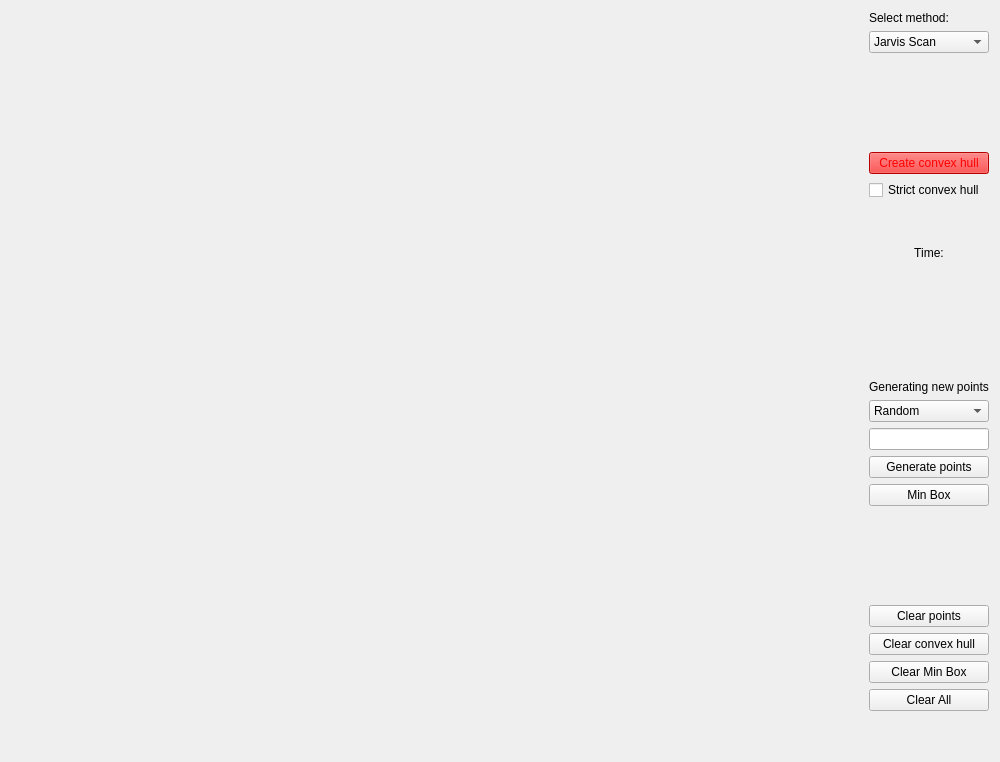
<?xml version="1.0" encoding="UTF-8"?>
<ui version="4.0">
 <class>Widget</class>
 <widget class="QWidget" name="Widget">
  <property name="geometry">
   <rect>
    <x>0</x>
    <y>0</y>
    <width>1000</width>
    <height>762</height>
   </rect>
  </property>
  <property name="windowTitle">
   <string>Convex hull</string>
  </property>
  <layout class="QHBoxLayout" name="horizontalLayout">
   <item>
    <widget class="Draw" name="Canvas" native="true">
     <property name="sizePolicy">
      <sizepolicy hsizetype="Preferred" vsizetype="Preferred">
       <horstretch>1</horstretch>
       <verstretch>1</verstretch>
      </sizepolicy>
     </property>
    </widget>
   </item>
   <item>
    <layout class="QVBoxLayout" name="verticalLayout">
     <item>
      <widget class="QLabel" name="label">
       <property name="text">
        <string>Select method:</string>
       </property>
      </widget>
     </item>
     <item>
      <widget class="QComboBox" name="comboBox">
       <item>
        <property name="text">
         <string>Jarvis Scan</string>
        </property>
       </item>
       <item>
        <property name="text">
         <string>Quick Hull</string>
        </property>
       </item>
       <item>
        <property name="text">
         <string>Sweep Line</string>
        </property>
       </item>
       <item>
        <property name="text">
         <string>Graham Scan</string>
        </property>
       </item>
      </widget>
     </item>
     <item>
      <spacer name="verticalSpacer">
       <property name="orientation">
        <enum>Qt::Vertical</enum>
       </property>
       <property name="sizeHint" stdset="0">
        <size>
         <width>20</width>
         <height>40</height>
        </size>
       </property>
      </spacer>
     </item>
     <item>
      <widget class="QPushButton" name="pushButton">
       <property name="enabled">
        <bool>true</bool>
       </property>
       <property name="palette">
        <palette>
         <active>
          <colorrole role="WindowText">
           <brush brushstyle="SolidPattern">
            <color alpha="255">
             <red>255</red>
             <green>0</green>
             <blue>0</blue>
            </color>
           </brush>
          </colorrole>
          <colorrole role="Button">
           <brush brushstyle="SolidPattern">
            <color alpha="255">
             <red>255</red>
             <green>0</green>
             <blue>0</blue>
            </color>
           </brush>
          </colorrole>
          <colorrole role="Light">
           <brush brushstyle="SolidPattern">
            <color alpha="255">
             <red>255</red>
             <green>127</green>
             <blue>127</blue>
            </color>
           </brush>
          </colorrole>
          <colorrole role="Midlight">
           <brush brushstyle="SolidPattern">
            <color alpha="255">
             <red>255</red>
             <green>63</green>
             <blue>63</blue>
            </color>
           </brush>
          </colorrole>
          <colorrole role="Dark">
           <brush brushstyle="SolidPattern">
            <color alpha="255">
             <red>127</red>
             <green>0</green>
             <blue>0</blue>
            </color>
           </brush>
          </colorrole>
          <colorrole role="Mid">
           <brush brushstyle="SolidPattern">
            <color alpha="255">
             <red>170</red>
             <green>0</green>
             <blue>0</blue>
            </color>
           </brush>
          </colorrole>
          <colorrole role="Text">
           <brush brushstyle="SolidPattern">
            <color alpha="255">
             <red>255</red>
             <green>0</green>
             <blue>0</blue>
            </color>
           </brush>
          </colorrole>
          <colorrole role="BrightText">
           <brush brushstyle="SolidPattern">
            <color alpha="255">
             <red>255</red>
             <green>0</green>
             <blue>0</blue>
            </color>
           </brush>
          </colorrole>
          <colorrole role="ButtonText">
           <brush brushstyle="SolidPattern">
            <color alpha="255">
             <red>255</red>
             <green>0</green>
             <blue>0</blue>
            </color>
           </brush>
          </colorrole>
          <colorrole role="Base">
           <brush brushstyle="SolidPattern">
            <color alpha="255">
             <red>255</red>
             <green>0</green>
             <blue>0</blue>
            </color>
           </brush>
          </colorrole>
          <colorrole role="Window">
           <brush brushstyle="SolidPattern">
            <color alpha="255">
             <red>255</red>
             <green>0</green>
             <blue>0</blue>
            </color>
           </brush>
          </colorrole>
          <colorrole role="Shadow">
           <brush brushstyle="SolidPattern">
            <color alpha="255">
             <red>255</red>
             <green>0</green>
             <blue>0</blue>
            </color>
           </brush>
          </colorrole>
          <colorrole role="Highlight">
           <brush brushstyle="SolidPattern">
            <color alpha="255">
             <red>255</red>
             <green>0</green>
             <blue>0</blue>
            </color>
           </brush>
          </colorrole>
          <colorrole role="HighlightedText">
           <brush brushstyle="SolidPattern">
            <color alpha="255">
             <red>255</red>
             <green>0</green>
             <blue>0</blue>
            </color>
           </brush>
          </colorrole>
          <colorrole role="Link">
           <brush brushstyle="SolidPattern">
            <color alpha="255">
             <red>255</red>
             <green>0</green>
             <blue>0</blue>
            </color>
           </brush>
          </colorrole>
          <colorrole role="LinkVisited">
           <brush brushstyle="SolidPattern">
            <color alpha="255">
             <red>255</red>
             <green>0</green>
             <blue>0</blue>
            </color>
           </brush>
          </colorrole>
          <colorrole role="AlternateBase">
           <brush brushstyle="SolidPattern">
            <color alpha="255">
             <red>255</red>
             <green>127</green>
             <blue>127</blue>
            </color>
           </brush>
          </colorrole>
          <colorrole role="NoRole">
           <brush brushstyle="SolidPattern">
            <color alpha="255">
             <red>255</red>
             <green>0</green>
             <blue>0</blue>
            </color>
           </brush>
          </colorrole>
          <colorrole role="ToolTipBase">
           <brush brushstyle="SolidPattern">
            <color alpha="255">
             <red>255</red>
             <green>0</green>
             <blue>0</blue>
            </color>
           </brush>
          </colorrole>
          <colorrole role="ToolTipText">
           <brush brushstyle="SolidPattern">
            <color alpha="255">
             <red>255</red>
             <green>0</green>
             <blue>0</blue>
            </color>
           </brush>
          </colorrole>
          <colorrole role="PlaceholderText">
           <brush brushstyle="SolidPattern">
            <color alpha="128">
             <red>255</red>
             <green>0</green>
             <blue>0</blue>
            </color>
           </brush>
          </colorrole>
         </active>
         <inactive>
          <colorrole role="WindowText">
           <brush brushstyle="SolidPattern">
            <color alpha="255">
             <red>255</red>
             <green>0</green>
             <blue>0</blue>
            </color>
           </brush>
          </colorrole>
          <colorrole role="Button">
           <brush brushstyle="SolidPattern">
            <color alpha="255">
             <red>255</red>
             <green>0</green>
             <blue>0</blue>
            </color>
           </brush>
          </colorrole>
          <colorrole role="Light">
           <brush brushstyle="SolidPattern">
            <color alpha="255">
             <red>255</red>
             <green>127</green>
             <blue>127</blue>
            </color>
           </brush>
          </colorrole>
          <colorrole role="Midlight">
           <brush brushstyle="SolidPattern">
            <color alpha="255">
             <red>255</red>
             <green>63</green>
             <blue>63</blue>
            </color>
           </brush>
          </colorrole>
          <colorrole role="Dark">
           <brush brushstyle="SolidPattern">
            <color alpha="255">
             <red>127</red>
             <green>0</green>
             <blue>0</blue>
            </color>
           </brush>
          </colorrole>
          <colorrole role="Mid">
           <brush brushstyle="SolidPattern">
            <color alpha="255">
             <red>170</red>
             <green>0</green>
             <blue>0</blue>
            </color>
           </brush>
          </colorrole>
          <colorrole role="Text">
           <brush brushstyle="SolidPattern">
            <color alpha="255">
             <red>255</red>
             <green>0</green>
             <blue>0</blue>
            </color>
           </brush>
          </colorrole>
          <colorrole role="BrightText">
           <brush brushstyle="SolidPattern">
            <color alpha="255">
             <red>255</red>
             <green>0</green>
             <blue>0</blue>
            </color>
           </brush>
          </colorrole>
          <colorrole role="ButtonText">
           <brush brushstyle="SolidPattern">
            <color alpha="255">
             <red>255</red>
             <green>0</green>
             <blue>0</blue>
            </color>
           </brush>
          </colorrole>
          <colorrole role="Base">
           <brush brushstyle="SolidPattern">
            <color alpha="255">
             <red>255</red>
             <green>0</green>
             <blue>0</blue>
            </color>
           </brush>
          </colorrole>
          <colorrole role="Window">
           <brush brushstyle="SolidPattern">
            <color alpha="255">
             <red>255</red>
             <green>0</green>
             <blue>0</blue>
            </color>
           </brush>
          </colorrole>
          <colorrole role="Shadow">
           <brush brushstyle="SolidPattern">
            <color alpha="255">
             <red>255</red>
             <green>0</green>
             <blue>0</blue>
            </color>
           </brush>
          </colorrole>
          <colorrole role="Highlight">
           <brush brushstyle="SolidPattern">
            <color alpha="255">
             <red>255</red>
             <green>0</green>
             <blue>0</blue>
            </color>
           </brush>
          </colorrole>
          <colorrole role="HighlightedText">
           <brush brushstyle="SolidPattern">
            <color alpha="255">
             <red>255</red>
             <green>0</green>
             <blue>0</blue>
            </color>
           </brush>
          </colorrole>
          <colorrole role="Link">
           <brush brushstyle="SolidPattern">
            <color alpha="255">
             <red>255</red>
             <green>0</green>
             <blue>0</blue>
            </color>
           </brush>
          </colorrole>
          <colorrole role="LinkVisited">
           <brush brushstyle="SolidPattern">
            <color alpha="255">
             <red>255</red>
             <green>0</green>
             <blue>0</blue>
            </color>
           </brush>
          </colorrole>
          <colorrole role="AlternateBase">
           <brush brushstyle="SolidPattern">
            <color alpha="255">
             <red>255</red>
             <green>127</green>
             <blue>127</blue>
            </color>
           </brush>
          </colorrole>
          <colorrole role="NoRole">
           <brush brushstyle="SolidPattern">
            <color alpha="255">
             <red>255</red>
             <green>0</green>
             <blue>0</blue>
            </color>
           </brush>
          </colorrole>
          <colorrole role="ToolTipBase">
           <brush brushstyle="SolidPattern">
            <color alpha="255">
             <red>255</red>
             <green>0</green>
             <blue>0</blue>
            </color>
           </brush>
          </colorrole>
          <colorrole role="ToolTipText">
           <brush brushstyle="SolidPattern">
            <color alpha="255">
             <red>255</red>
             <green>0</green>
             <blue>0</blue>
            </color>
           </brush>
          </colorrole>
          <colorrole role="PlaceholderText">
           <brush brushstyle="SolidPattern">
            <color alpha="128">
             <red>255</red>
             <green>0</green>
             <blue>0</blue>
            </color>
           </brush>
          </colorrole>
         </inactive>
         <disabled>
          <colorrole role="WindowText">
           <brush brushstyle="SolidPattern">
            <color alpha="255">
             <red>127</red>
             <green>0</green>
             <blue>0</blue>
            </color>
           </brush>
          </colorrole>
          <colorrole role="Button">
           <brush brushstyle="SolidPattern">
            <color alpha="255">
             <red>255</red>
             <green>0</green>
             <blue>0</blue>
            </color>
           </brush>
          </colorrole>
          <colorrole role="Light">
           <brush brushstyle="SolidPattern">
            <color alpha="255">
             <red>255</red>
             <green>127</green>
             <blue>127</blue>
            </color>
           </brush>
          </colorrole>
          <colorrole role="Midlight">
           <brush brushstyle="SolidPattern">
            <color alpha="255">
             <red>255</red>
             <green>63</green>
             <blue>63</blue>
            </color>
           </brush>
          </colorrole>
          <colorrole role="Dark">
           <brush brushstyle="SolidPattern">
            <color alpha="255">
             <red>127</red>
             <green>0</green>
             <blue>0</blue>
            </color>
           </brush>
          </colorrole>
          <colorrole role="Mid">
           <brush brushstyle="SolidPattern">
            <color alpha="255">
             <red>170</red>
             <green>0</green>
             <blue>0</blue>
            </color>
           </brush>
          </colorrole>
          <colorrole role="Text">
           <brush brushstyle="SolidPattern">
            <color alpha="255">
             <red>127</red>
             <green>0</green>
             <blue>0</blue>
            </color>
           </brush>
          </colorrole>
          <colorrole role="BrightText">
           <brush brushstyle="SolidPattern">
            <color alpha="255">
             <red>255</red>
             <green>0</green>
             <blue>0</blue>
            </color>
           </brush>
          </colorrole>
          <colorrole role="ButtonText">
           <brush brushstyle="SolidPattern">
            <color alpha="255">
             <red>127</red>
             <green>0</green>
             <blue>0</blue>
            </color>
           </brush>
          </colorrole>
          <colorrole role="Base">
           <brush brushstyle="SolidPattern">
            <color alpha="255">
             <red>255</red>
             <green>0</green>
             <blue>0</blue>
            </color>
           </brush>
          </colorrole>
          <colorrole role="Window">
           <brush brushstyle="SolidPattern">
            <color alpha="255">
             <red>255</red>
             <green>0</green>
             <blue>0</blue>
            </color>
           </brush>
          </colorrole>
          <colorrole role="Shadow">
           <brush brushstyle="SolidPattern">
            <color alpha="255">
             <red>255</red>
             <green>0</green>
             <blue>0</blue>
            </color>
           </brush>
          </colorrole>
          <colorrole role="Highlight">
           <brush brushstyle="SolidPattern">
            <color alpha="255">
             <red>0</red>
             <green>120</green>
             <blue>215</blue>
            </color>
           </brush>
          </colorrole>
          <colorrole role="HighlightedText">
           <brush brushstyle="SolidPattern">
            <color alpha="255">
             <red>255</red>
             <green>0</green>
             <blue>0</blue>
            </color>
           </brush>
          </colorrole>
          <colorrole role="Link">
           <brush brushstyle="SolidPattern">
            <color alpha="255">
             <red>255</red>
             <green>0</green>
             <blue>0</blue>
            </color>
           </brush>
          </colorrole>
          <colorrole role="LinkVisited">
           <brush brushstyle="SolidPattern">
            <color alpha="255">
             <red>255</red>
             <green>0</green>
             <blue>0</blue>
            </color>
           </brush>
          </colorrole>
          <colorrole role="AlternateBase">
           <brush brushstyle="SolidPattern">
            <color alpha="255">
             <red>255</red>
             <green>0</green>
             <blue>0</blue>
            </color>
           </brush>
          </colorrole>
          <colorrole role="NoRole">
           <brush brushstyle="SolidPattern">
            <color alpha="255">
             <red>255</red>
             <green>0</green>
             <blue>0</blue>
            </color>
           </brush>
          </colorrole>
          <colorrole role="ToolTipBase">
           <brush brushstyle="SolidPattern">
            <color alpha="255">
             <red>255</red>
             <green>0</green>
             <blue>0</blue>
            </color>
           </brush>
          </colorrole>
          <colorrole role="ToolTipText">
           <brush brushstyle="SolidPattern">
            <color alpha="255">
             <red>255</red>
             <green>0</green>
             <blue>0</blue>
            </color>
           </brush>
          </colorrole>
          <colorrole role="PlaceholderText">
           <brush brushstyle="SolidPattern">
            <color alpha="128">
             <red>255</red>
             <green>0</green>
             <blue>0</blue>
            </color>
           </brush>
          </colorrole>
         </disabled>
        </palette>
       </property>
       <property name="text">
        <string>Create convex hull</string>
       </property>
      </widget>
     </item>
     <item>
      <widget class="QCheckBox" name="checkBox">
       <property name="text">
        <string>Strict convex hull</string>
       </property>
      </widget>
     </item>
     <item>
      <spacer name="verticalSpacer_5">
       <property name="orientation">
        <enum>Qt::Vertical</enum>
       </property>
       <property name="sizeType">
        <enum>QSizePolicy::Minimum</enum>
       </property>
       <property name="sizeHint" stdset="0">
        <size>
         <width>20</width>
         <height>40</height>
        </size>
       </property>
      </spacer>
     </item>
     <item>
      <widget class="QLabel" name="label_3">
       <property name="text">
        <string>Time:</string>
       </property>
       <property name="alignment">
        <set>Qt::AlignCenter</set>
       </property>
      </widget>
     </item>
     <item>
      <widget class="QLabel" name="label_setTime">
       <property name="text">
        <string/>
       </property>
       <property name="alignment">
        <set>Qt::AlignCenter</set>
       </property>
      </widget>
     </item>
     <item>
      <spacer name="verticalSpacer_3">
       <property name="orientation">
        <enum>Qt::Vertical</enum>
       </property>
       <property name="sizeHint" stdset="0">
        <size>
         <width>20</width>
         <height>40</height>
        </size>
       </property>
      </spacer>
     </item>
     <item>
      <widget class="QLabel" name="label_2">
       <property name="text">
        <string>Generating new points</string>
       </property>
       <property name="alignment">
        <set>Qt::AlignCenter</set>
       </property>
      </widget>
     </item>
     <item>
      <widget class="QComboBox" name="comboBox_genPoints">
       <item>
        <property name="text">
         <string>Random</string>
        </property>
       </item>
       <item>
        <property name="text">
         <string>Circle</string>
        </property>
       </item>
       <item>
        <property name="text">
         <string>Ellipse</string>
        </property>
       </item>
       <item>
        <property name="text">
         <string>Grid</string>
        </property>
       </item>
       <item>
        <property name="text">
         <string>Star shape</string>
        </property>
       </item>
      </widget>
     </item>
     <item>
      <widget class="QLineEdit" name="lineEdit_genPoints"/>
     </item>
     <item>
      <widget class="QPushButton" name="pushButton_genPoints">
       <property name="text">
        <string>Generate points</string>
       </property>
      </widget>
     </item>
     <item>
      <widget class="QPushButton" name="pushButton_minBox">
       <property name="text">
        <string>Min Box</string>
       </property>
      </widget>
     </item>
     <item>
      <spacer name="verticalSpacer_2">
       <property name="orientation">
        <enum>Qt::Vertical</enum>
       </property>
       <property name="sizeHint" stdset="0">
        <size>
         <width>20</width>
         <height>40</height>
        </size>
       </property>
      </spacer>
     </item>
     <item>
      <widget class="QPushButton" name="pushButton_2">
       <property name="text">
        <string>Clear points</string>
       </property>
      </widget>
     </item>
     <item>
      <widget class="QPushButton" name="pushButton_3">
       <property name="text">
        <string>Clear convex hull</string>
       </property>
      </widget>
     </item>
     <item>
      <widget class="QPushButton" name="pushButton_4">
       <property name="text">
        <string>Clear Min Box</string>
       </property>
      </widget>
     </item>
     <item>
      <widget class="QPushButton" name="pushButton_5">
       <property name="text">
        <string>Clear All</string>
       </property>
      </widget>
     </item>
     <item>
      <spacer name="verticalSpacer_4">
       <property name="orientation">
        <enum>Qt::Vertical</enum>
       </property>
       <property name="sizeType">
        <enum>QSizePolicy::Fixed</enum>
       </property>
       <property name="sizeHint" stdset="0">
        <size>
         <width>20</width>
         <height>20</height>
        </size>
       </property>
      </spacer>
     </item>
     <item>
      <widget class="QLabel" name="label_4">
       <property name="text">
        <string/>
       </property>
      </widget>
     </item>
    </layout>
   </item>
  </layout>
 </widget>
 <customwidgets>
  <customwidget>
   <class>Draw</class>
   <extends>QWidget</extends>
   <header>draw.h</header>
   <container>1</container>
  </customwidget>
 </customwidgets>
 <resources/>
 <connections/>
</ui>
